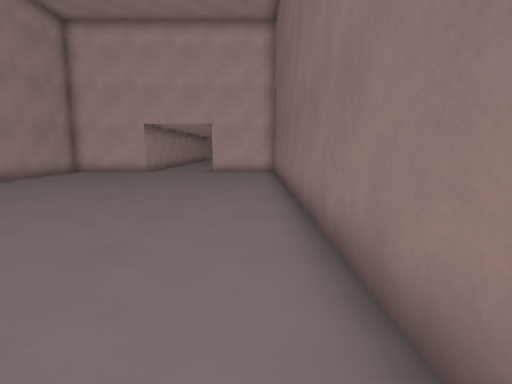
[1] (above)

12 first-person views from a walk through a 3-D level made in the Godot game engine. The camera is 1.2 m above the floor, tilts 8° down and sees 80° across. Doors that lead somewhere are drawn open, without their leaves. The floor is counted in squares, 1 m on a side. Each view is taken from the middle of a square. On the plan, view 1 faces up. The plan holds only what a view shows up to about 13 squares ahead; the rest is blank. The place goes on beyond the plan.

[2]
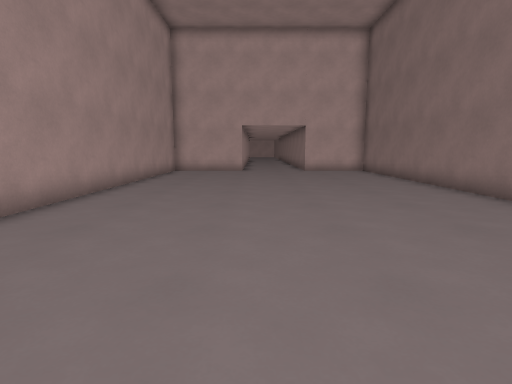

[3]
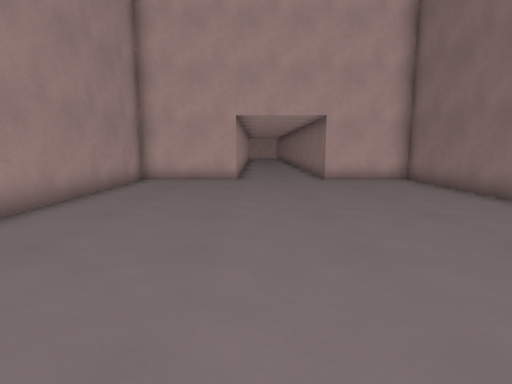

[4]
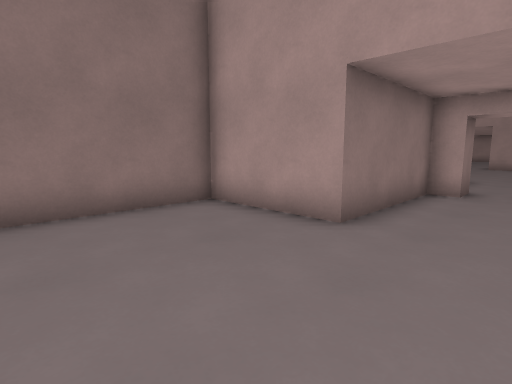

[5]
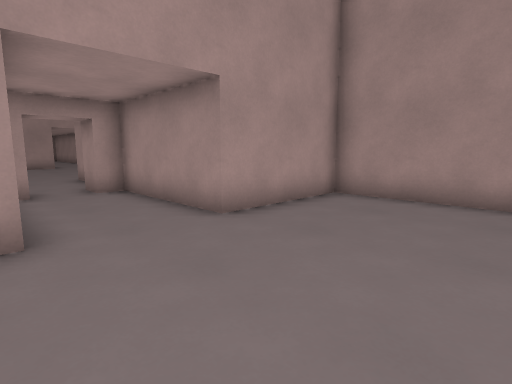

[6]
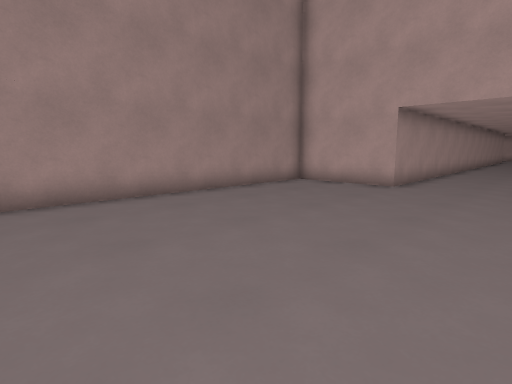

[7]
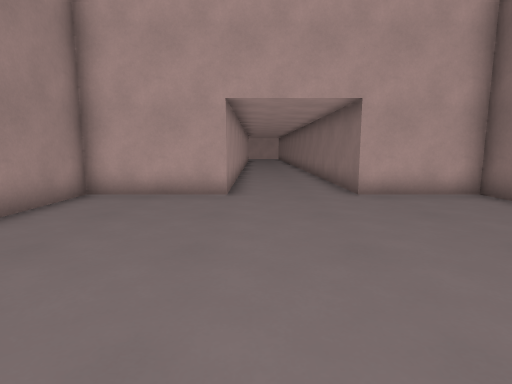

[8]
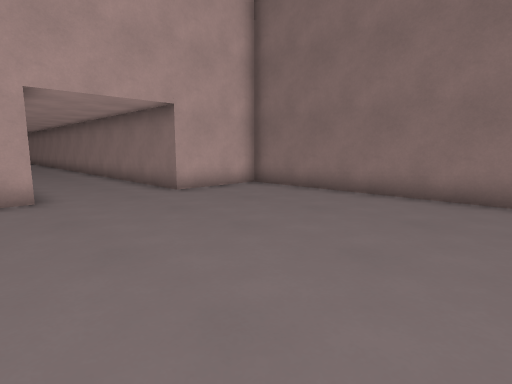

[9]
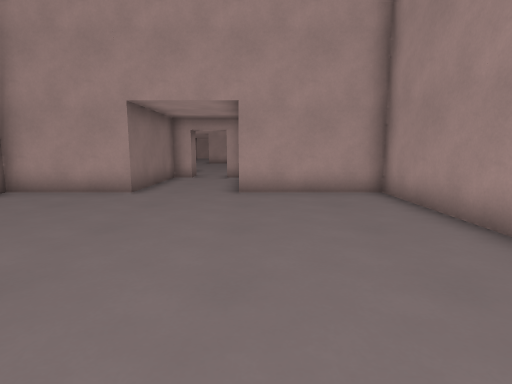

[10]
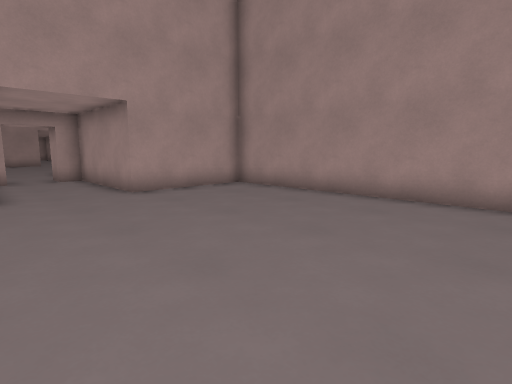

[11]
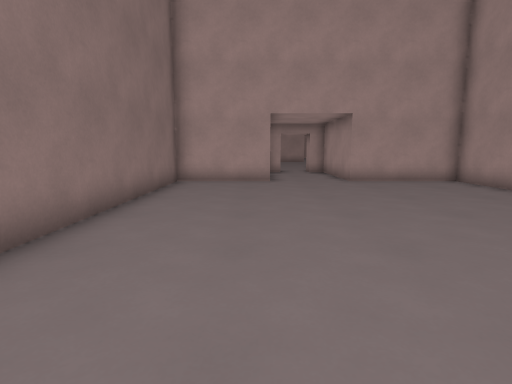

[12]
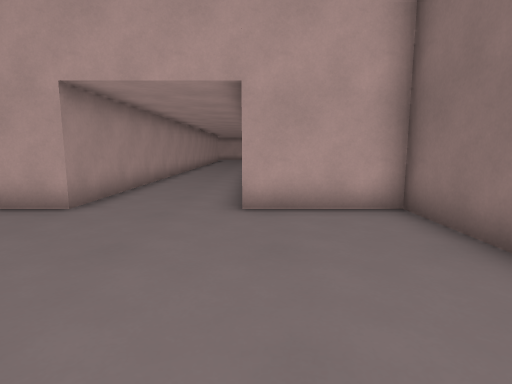

### Floor plan
Points are (right, up) in squares from view 1. A wall is a line through its corners. A room is listed if a view was taken in it or the views show most of it. See-through windows are left out.
Room 1 (views 1, 2, 3, 4, 5, 6, 7, 8, 9, 10, 11, 12)
walls: (-5.8, 21.5) (-5.8, 16.1) (-9.5, 16.1) (-9.5, -0.4) (-5.5, -0.4) (-5.5, -4.9) (-4.8, -4.9) (-4.8, -6); (-3.3, -6) (-3.3, -4.9) (-2.5, -4.9) (-2.5, -0.4) (1, -0.4) (1, 16.1) (-2.3, 16.1) (-2.3, 21.5)
ways out: open door at (-4, -6)

Where each view was taken, in squares from view 1:
view 1: 0 up, 0 right, facing up
view 2: 1 down, 5 left, facing up
view 3: 4 up, 5 left, facing up
view 4: 4 up, 5 left, facing down-right
view 5: 4 up, 2 left, facing down-left
view 6: 6 up, 2 left, facing up-left
view 7: 8 up, 5 left, facing up
view 8: 8 up, 7 left, facing up-right
view 9: 8 up, 6 left, facing down
view 10: 8 up, 2 left, facing down-left
view 11: 11 up, 2 left, facing down
view 12: 10 up, 2 left, facing up
